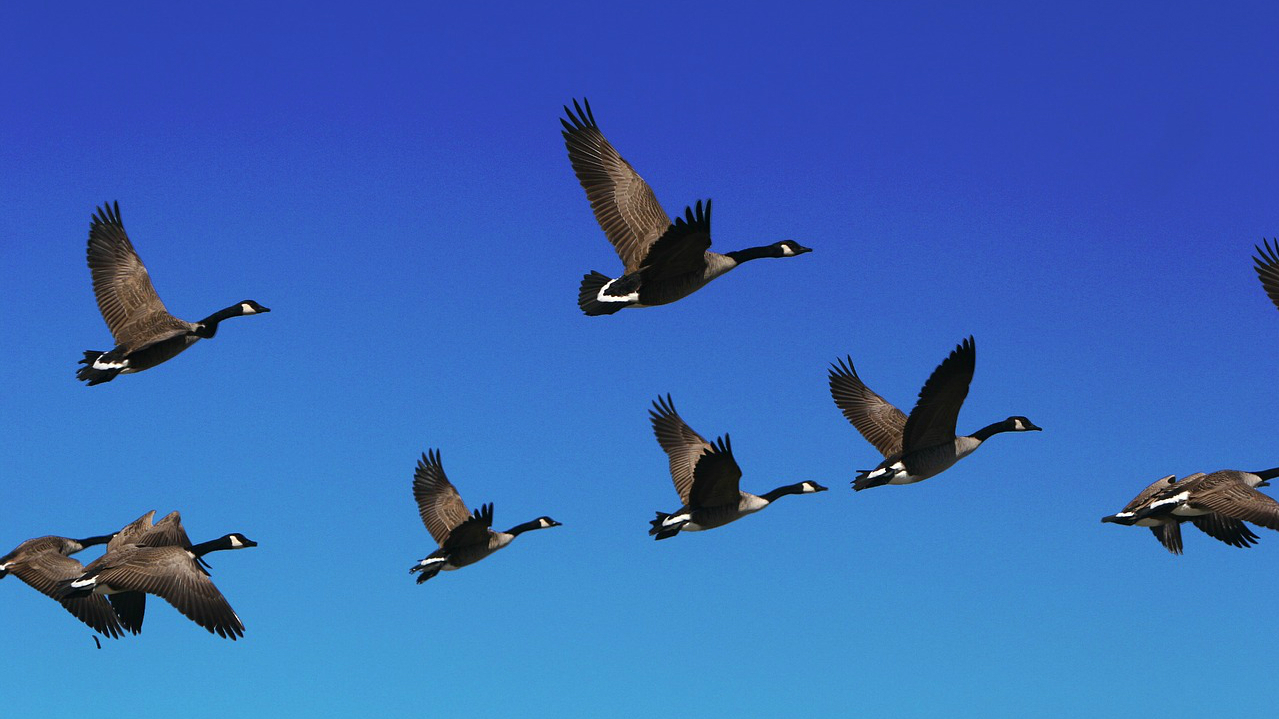
%> input picture Lab06/ptaki.jpg, 1279 x 719 px
$ octave lab6_1.m   (GNU Octave 9; MATLAB toolbox functions it lacks are replaced by stand-ins)
%> lines starting %> are read from the running program, lines starting %| are printed output that depends on the picture; in (x1, y1, x2, y2) boxes, pixels count from 0 and x2, y2 are one past the last pixel; in counts of white or black regions, pixels touching at a corner belong together; the program's own positions count from 1
clear;clc;

im = double(imread('ptaki.jpg'))/255;
gim = rgb2gray(im);
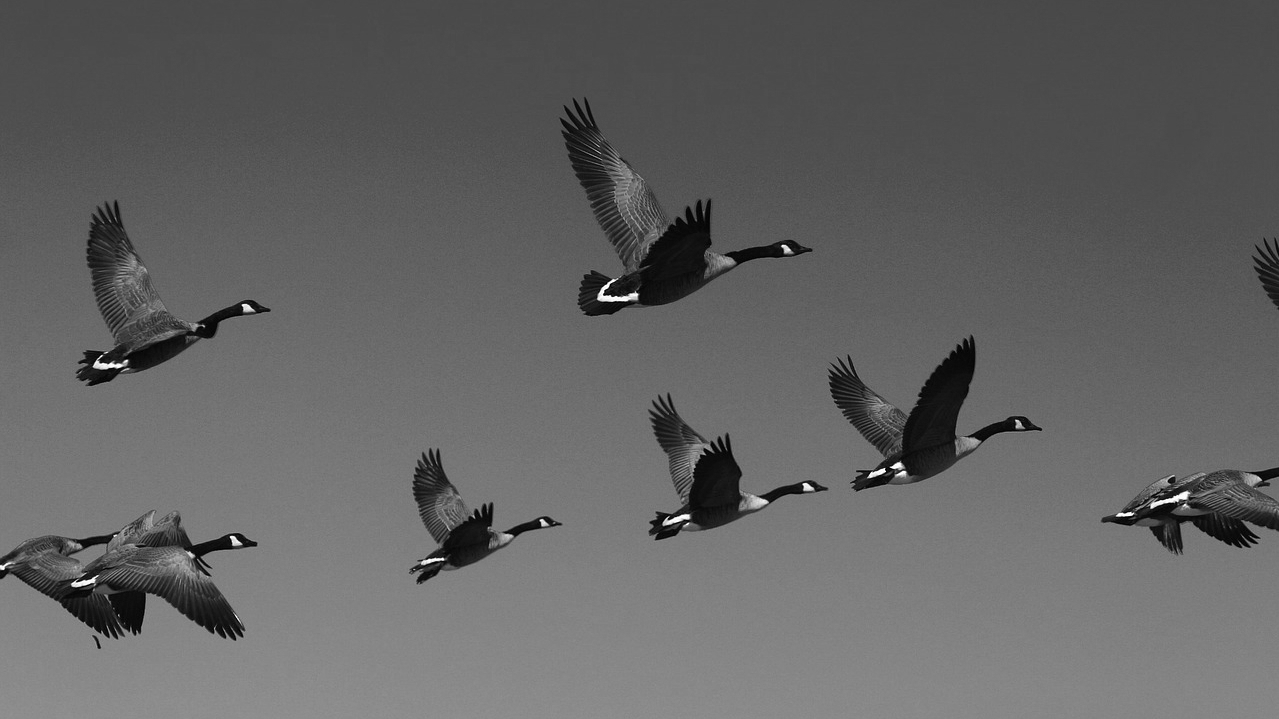
%> gim: size 719x1279 double; min 0, max 1, mean 0.389

% [8 lines of commented-out code are left out]

r = im(:, :, 1);
b = im(:, :, 3);

% .6 - prog który nas interesuje - na podstawie histogramu z góry
b = ~imbinarize(b, .6);
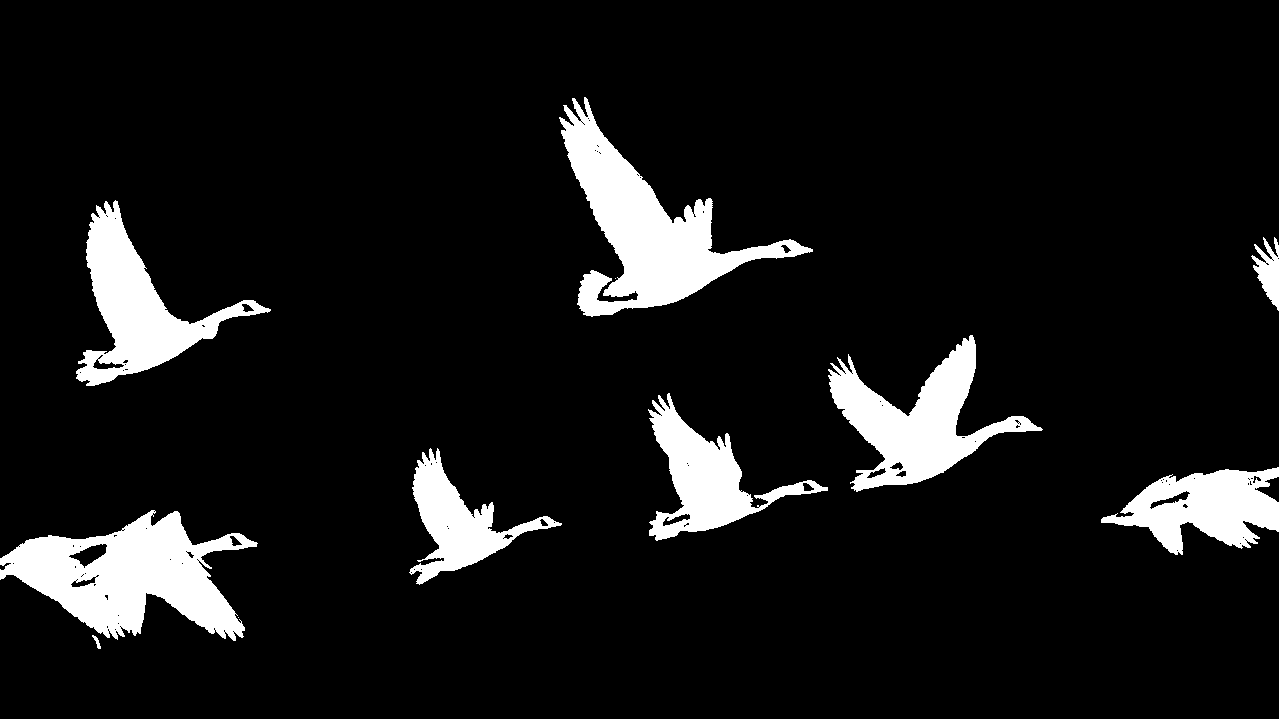
%> b: size 719x1279 logical; 9% white; 11 white regions (2 under 20 px), largest, box (x1, y1, x2, y2) and area: (559, 97, 813, 317) 17283, (0, 510, 258, 641) 17075, (828, 335, 1043, 492) 12184

r(r < .15) = 1;
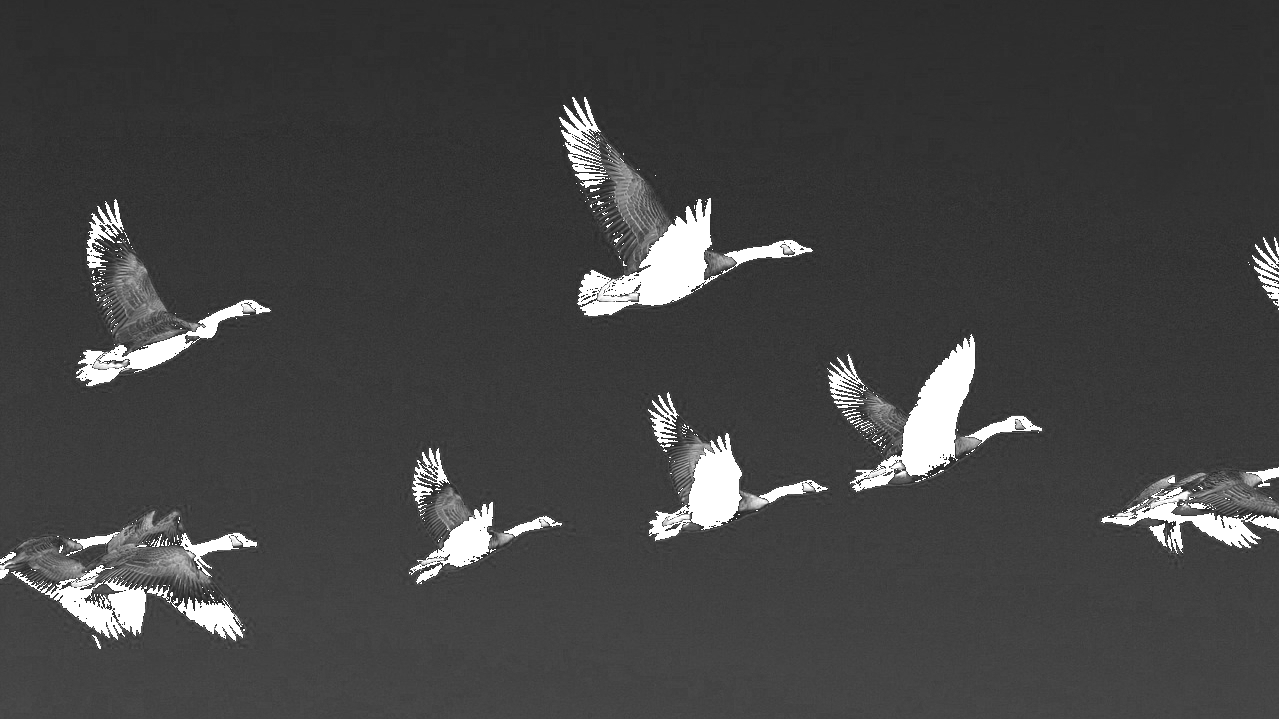
%> r: size 719x1279 double; min 0.153, max 1, mean 0.264
r = imbinarize(r, .3);
%> r: size 719x1279 logical; 7.4% white; 367 white regions (345 under 20 px), largest, box (x1, y1, x2, y2) and area: (559, 97, 813, 317) 13682, (0, 510, 259, 642) 12300, (827, 334, 1042, 493) 10184

% zielony kana³ porzucamy - dlatego i¿ ma tak± charakterystykê, ¿e nie
% pozwala nam analizowaæ

bim = b | r;
%> bim: size 719x1279 logical; 9.5% white; 77 white regions (68 under 20 px), largest, box (x1, y1, x2, y2) and area: (0, 509, 259, 642) 18175, (559, 97, 813, 318) 17701, (827, 334, 1043, 493) 12687
%imshow(bim);

% ^ wyodrêbnili¶my ptaki od t³a z du¿o lepszym efektem, jednak mamy dalej
% du¿o szumów - mo¿emy zrobiæ close

bim = imclose(bim, ones(5));
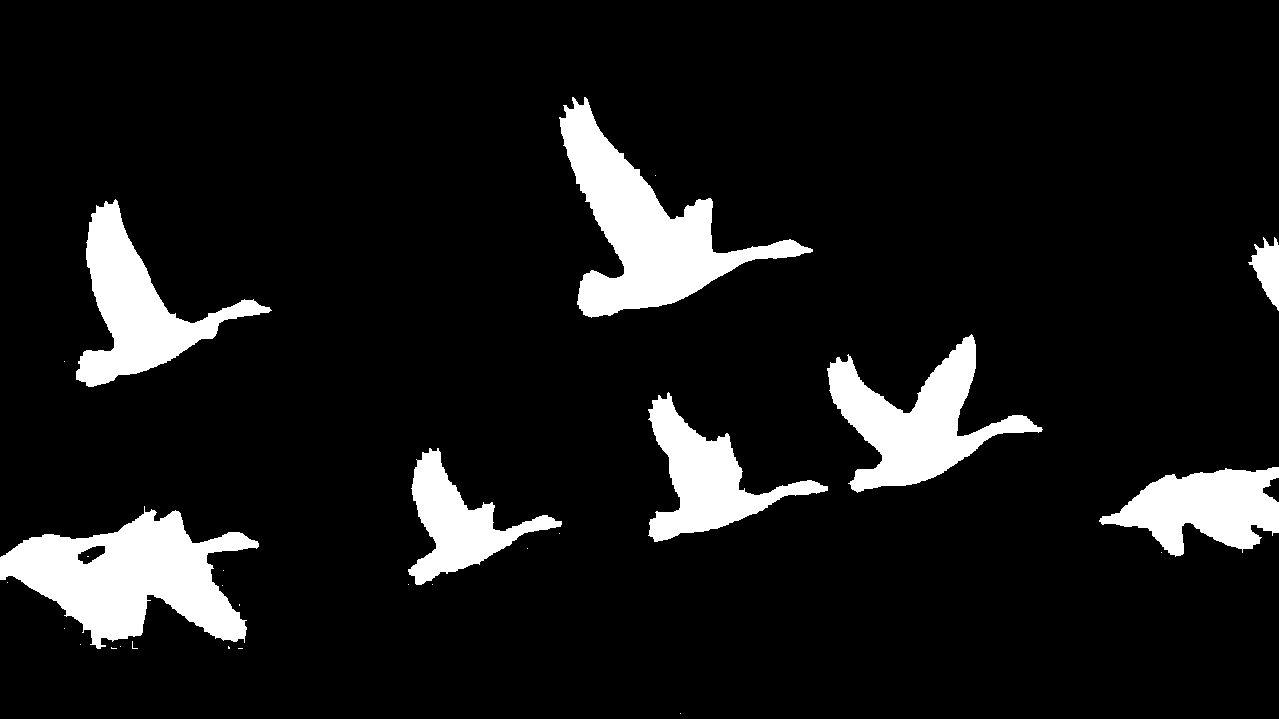
%> bim: size 719x1279 logical; 9.7% white; 28 white regions (20 under 20 px), largest, box (x1, y1, x2, y2) and area: (0, 506, 259, 649) 18885, (559, 97, 813, 318) 18046, (827, 334, 1043, 493) 12919
bim = imopen(bim, ones(5));
%> bim: size 719x1279 logical; 9.7% white; 8 white regions, largest, box (x1, y1, x2, y2) and area: (0, 511, 258, 648) 18807, (560, 102, 811, 317) 17942, (828, 337, 1042, 492) 12872

% ^ domkniêcie i otwarcie, aby pozbyæ siê szumów

imshow(bim);
